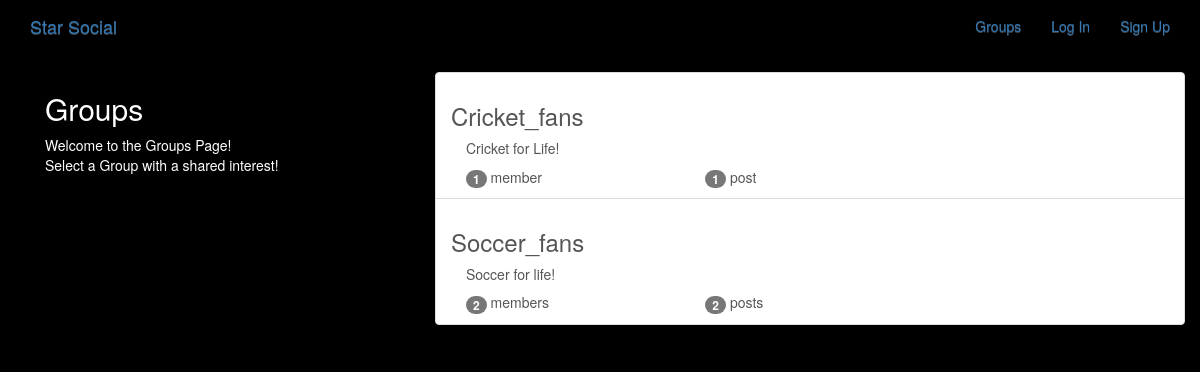
The app's page /groups/ with its own data.
### groups/models.py (models this page shows, shortened)
class Group(models.Model):
    name=models.CharField(max_length=255,unique=True)
    slug=models.SlugField(allow_unicode=True,unique=True)
    description=models.TextField(blank=True,default='')
    description_html=models.TextField(editable=False,default='',blank=True)
    members=models.ManyToManyField(User,through='GroupMember')
    class Meta:
        ordering=['name']

### groups/views.py (the view)
# urls.py: path("",views.Listgroups.as_view(),name='all'),
class Listgroups(generic.ListView):
    model = Group

### groups/templates/groups/group_list.html (shortened to what this page needs)
{% extends "groups/group_base.html" %}
{% block pregroup %}
<div class="col-md-4">
    <div class="content">
                <h2>Groups</h2>
			<p>Welcome to the Groups Page! <br>Select a Group with a shared interest!</p>
    </div>
</div>
{% endblock %}
{% block group_content %}
<div class="col-md-8">
<div class="list-group">
		{% for group in object_list %}
		<a href="{% url 'groups:single' slug=group.slug %}"
		class="list-group-item">
			<h3 class="title list-group-heading">{{ group.name }}</h3>
            <div class="list-group-item-text container-fluid">
                {{group.description_html|safe}}
            <div class="row">
					<div class="col-md-4">
						<span class="badge">{{ group.members.count }}</span> member{{ group.members.count|pluralize }}
					</div>
					<div class="col-md-4">
						<span class="badge">{{ group.posts.count }}</span> post{{ group.posts.count|pluralize }}
					</div>
				</div>
            </div>
        </a>
            {% endfor %}
</div>
</div>
{% endblock %}

### records on screen
Group: name "Cricket_fans", description_html "Cricket for Life!", members.count "1", posts.count "1"
Group: name "Soccer_fans", description_html "Soccer for life!", members.count "2", posts.count "2"
